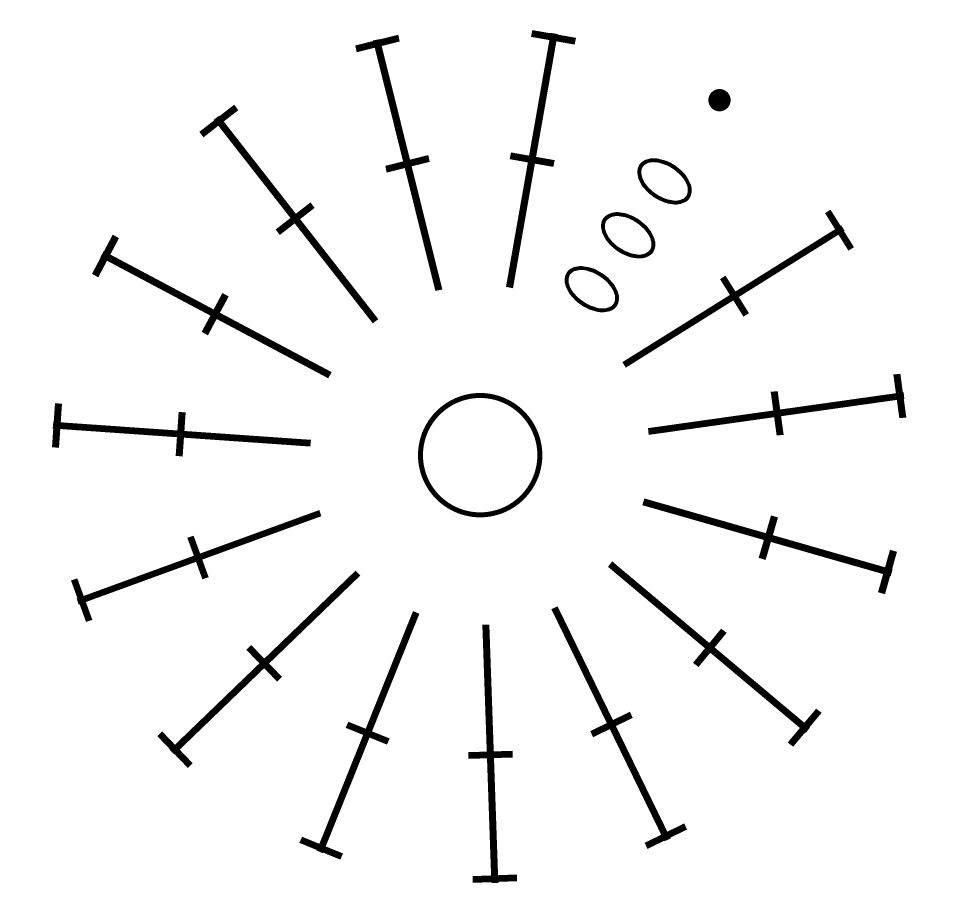
#> input picture crochet_rulepart/data/sample.png, 960 x 910 px
$ python crochet.py data/sample.png
#> lines starting #> are read from the running program, lines starting #| are printed output that depends on the picture; after the words box and inside, x2 and y2 are one past the last pixel; in counts of white or black regions, pixels touching at a corner belong together
### crochet_rulepart/detect/chart.py
"""도안 이미지 → Stitch[]. 연결요소와 구멍만 쓴다. 학습도 템플릿도 없다.

실물 도안(data/sample.png)을 재보고 정한 방침:

- 코 기호끼리는 서로 닿지 않는다 → ndimage.label 이 정확한 마스크를 준다.
  회전 템플릿 매칭보다 간단하고 실측에서 더 정확했다.
- 사슬(ch)은 닫힌 타원 = '구멍'이다 → 구멍을 세면 사슬 개수가 정확히 나온다.
  사슬끼리 붙어 한 덩어리가 돼도 개수가 흐트러지지 않는다.
- 매직링 내부도 구멍이며, 가장 큰 구멍이다 → 도안 중심을 그냥 준다.
  검출 좌표에 원을 맞추는 것보다 정확하다.
- 코의 각도는 bbox 중심이 아니라 픽셀 무게중심으로 잰다. T머리가 달린 기호는
  회전하면 bbox 중심이 밀린다 (실측: 간격 std 4.6도 -> 2.4도).

ponytail: 기호가 서로 닿는 도안(촘촘한 레이스, 여러 단이 맞붙는 경우)에서는
연결요소가 뭉친다. 그때는 뭉친 덩어리에만 회전 템플릿 매칭을 돌리는 쪽으로.
지금 도안은 전부 떨어져 있어서 필요 없다.
"""

import math

import numpy as np
from PIL import Image
from scipy import ndimage

from parser.models import Stitch

TWO_PI = 2 * math.pi

BORDER_INK = 0.8  # 이 비율 이상 잉크인 행/열은 캡처 테두리로 보고 자른다
MIN_BLOB_PX = 300  # 이보다 작은 덩어리/구멍은 잡티로 본다
RING_CLEAR = 1.15  # 링 반지름의 이 배 안쪽은 링 자체로 보고 무시
PROFILE_BINS = 24  # 폭 프로파일을 재는 반지름 방향 구간 수
BAR_WIDE = 2.2  # 기둥 폭의 이 배를 넘으면 가로획(빗금/T머리)
SHORT_FRAC = 0.35  # 길이가 중앙값의 이 배 미만이면 기둥 없는 기호

# 기둥에 그어진 빗금 개수 = 코 종류. 코바늘 표기의 표준 규칙이다.
# (프로파일의 가장 바깥 가로획은 T머리이므로 빗금 = 가로획 수 - 1)
CLASS_BY_BARS = {0: "hdc", 1: "dc", 2: "tr", 3: "dtr"}


def _otsu(a: np.ndarray) -> float:
    """양봉 히스토그램의 골을 찾는다. 스캔본의 회색 배경도 견디도록."""
    hist, _ = np.histogram(a, bins=256, range=(0, 256))
    total = hist.sum()
    w = np.cumsum(hist)
    m = np.cumsum(hist * np.arange(256))
    ok = (w > 0) & (total - w > 0)
    between = np.zeros(256)
    between[ok] = (m[-1] * w[ok] / total - m[ok]) ** 2 / (w[ok] * (total - w[ok]))
    return float(np.argmax(between))


def _crop_border(ink: np.ndarray) -> tuple[slice, slice]:
    """화면 캡처에 딸려온 검은 띠를 떨어낸다."""
    rows = np.nonzero(ink.mean(axis=1) <= BORDER_INK)[0]
    cols = np.nonzero(ink.mean(axis=0) <= BORDER_INK)[0]
    if not len(rows) or not len(cols):
        return slice(None), slice(None)
    return slice(rows[0], rows[-1] + 1), slice(cols[0], cols[-1] + 1)


def _polar(mask: np.ndarray, R: np.ndarray, TH: np.ndarray) -> tuple[float, float, float]:
    """마스크 한 덩어리의 (theta, root_r, head_r).

    theta 는 픽셀 각도의 원 평균. root/head 는 1/99 백분위 — 최소/최대를 그대로
    쓰면 안티에일리어싱 픽셀 하나에 끌려간다.
    """
    rr, tt = R[mask], TH[mask]
    theta = math.atan2(float(np.sin(tt).mean()), float(np.cos(tt).mean())) % TWO_PI
    return theta, float(np.percentile(rr, 1)), float(np.percentile(rr, 99))


def _bars(mask: np.ndarray, R: np.ndarray, TH: np.ndarray, r0: float, r1: float) -> int:
    """기둥을 뿌리에서 머리로 훑으며 가로획 개수를 센다.

    각 반지름 구간에서 기호가 차지하는 호 길이를 재면, 기둥은 좁고(획 두께)
    빗금과 T머리는 넓다. 넓은 구간이 몇 덩어리인지가 곧 가로획 개수다.
    실측(data/sample.png): dc 14개 전부 2 (빗금 1 + T머리 1), 기둥 폭 15~18px.
    """
    rr, tt = R[mask], TH[mask]
    mean_th = math.atan2(float(np.sin(tt).mean()), float(np.cos(tt).mean()))
    dt = (tt - mean_th + math.pi) % TWO_PI - math.pi  # 0/2pi 경계에서 펴기

    edges = np.linspace(r0, r1, PROFILE_BINS + 1)
    prof = np.zeros(PROFILE_BINS)
    for i in range(PROFILE_BINS):
        sel = (rr >= edges[i]) & (rr < edges[i + 1])
        if sel.sum() >= 3:
            prof[i] = float(dt[sel].max() - dt[sel].min()) * (edges[i] + edges[i + 1]) / 2

    pos = prof[prof > 0]
    if not len(pos):
        return 0
    return int(ndimage.label(prof > float(np.median(pos)) * BAR_WIDE)[1])


def load_chart(path: str) -> tuple[list[Stitch], tuple[float, float]]:
    """도안 이미지에서 코를 뽑는다. (Stitch 목록, 도안 중심) 반환.

    한 단짜리 도안 기준이다. 여러 단이면 반환된 Stitch 를 r 로 나눈 뒤
    (split_rounds) 단별로 detect_round_start 에 넘겨야 한다.
    """
    gray = np.asarray(Image.open(path).convert("L"), dtype=float)
    ink = gray < _otsu(gray)
    ink = ink[_crop_border(ink)]

    holes = ndimage.binary_fill_holes(ink) & ~ink
    hl, hn = ndimage.label(holes)
    hsz = ndimage.sum(holes, hl, range(1, hn + 1))

    # 가장 큰 구멍 = 도안 중심의 고리(매직링이든 사슬 고리든) 내부.
    # 중심과 링 반지름을 바로 준다 — 검출 좌표에 원을 맞추는 것보다 정확하다.
    if not hn or hsz.max() <= MIN_BLOB_PX * 4:
        raise ValueError(
            f"{path}: 중심 고리를 못 찾았다. 원형 모티브 도안이 맞는지, "
            "이진화가 됐는지(배경이 너무 어둡지 않은지) 확인할 것."
        )
    ring = int(np.argmax(hsz)) + 1
    cy, cx = ndimage.center_of_mass(hl == ring)
    r_ring = math.sqrt(float(hsz[ring - 1]) / math.pi)

    Y, X = np.mgrid[0 : ink.shape[0], 0 : ink.shape[1]]
    R = np.hypot(X - cx, Y - cy)
    TH = np.arctan2(cy - Y, X - cx) % TWO_PI

    out: list[Stitch] = []
    chain_holes = np.zeros_like(ink)

    # --- 사슬: 링 밖의 충분히 큰 구멍 하나 = 사슬 하나 ---
    for k in range(hn):
        if k + 1 == ring or hsz[k] < MIN_BLOB_PX:
            continue
        m = hl == k + 1
        if R[m].mean() < r_ring * RING_CLEAR:
            continue  # 링 이중선 사이의 틈
        chain_holes |= m
        theta, r0, r1 = _polar(m, R, TH)
        out.append(Stitch(len(out), "ch", (r0 + r1) / 2, theta, r0, r1))

    # --- 나머지 코: 링 밖 연결요소를 모양으로 분류한다 ---
    lbl, n = ndimage.label(ink & (R > r_ring * RING_CLEAR))
    sz = ndimage.sum(ink, lbl, range(1, n + 1))

    blobs = []
    for k in range(n):
        if sz[k] < MIN_BLOB_PX:
            continue  # 커서 자국 같은 잡티
        m = lbl == k + 1
        if (ndimage.binary_fill_holes(m) & chain_holes).any():
            continue  # 사슬이 든 덩어리 — 위에서 구멍으로 이미 셌다
        blobs.append((m, *_polar(m, R, TH)))

    if blobs:
        med_len = float(np.median([r1 - r0 for _, _, r0, r1 in blobs]))
        for m, theta, r0, r1 in blobs:
            if r1 - r0 < med_len * SHORT_FRAC:
                # 기둥이 없는 기호. 속이 찬 점이면 빼뜨기, 획이 있으면 짧은뜨기.
                cls = "slst" if _bars(m, R, TH, r0, r1) == 0 else "sc"
            else:
                cls = CLASS_BY_BARS.get(_bars(m, R, TH, r0, r1) - 1, "?")
            out.append(Stitch(len(out), cls, (r0 + r1) / 2, theta, r0, r1))

    return out, (float(cx), float(cy))


COLORS = {"ch": (0, 140, 255), "dc": (255, 40, 40), "hdc": (255, 150, 0),
          "tr": (190, 0, 190), "sc": (0, 170, 60), "slst": (120, 60, 0), "?": (0, 0, 0)}


# [31 lines left out: function overlay, not called in this run]


# [16 lines that do not run on import are left out]

### crochet_rulepart/parser/pattern.py
"""Stitch[] → 뜨개 텍스트. 스테이지 2 전체를 잇는 자리. 순수 함수."""

import math
from dataclasses import replace

from .models import Link, RoundStart, Stitch
from .order import is_closing_slst, link_round, order_round, split_rounds
from .start_point import detect_round_start

NAMES = {  # 영문 표기로 바꾸려면 이 표만 갈아끼우면 된다
    "ch": "사슬",
    "sc": "짧은뜨기",
    "hdc": "긴뜨기",
    "dc": "한길긴뜨기",
    "tr": "두길긴뜨기",
    "dtr": "세길긴뜨기",
    "slst": "빼뜨기",
    "?": "미분류",
}

MAX_UNIT = 8  # 반복 단위가 이보다 길면 펼쳐 쓰는 게 읽기 낫다
LOW_CONF = 0.6


def to_text(stitches: list[Stitch]) -> str:
    """도안 기호 전체를 단별 뜨개 텍스트로. 경고는 ⚠ 줄로 함께 낸다."""
    return render(parse(stitches))


# [9 lines left out: function render, not called in this run]


def parse(stitches: list[Stitch]) -> list[dict]:
    """단별 파싱 결과. 전부 JSON 으로 바로 나가는 값들이다.

    글자로 뭉치기 전 단계라 메인 쪽에서 단별로 렌더하든 경고만 뽑든 자유롭다.
    """
    rounds: list[dict] = []
    prev_items: list[Stitch] = []
    prev_theta: float | None = None
    prev_count = 0
    fallbacks = 0

    for n, items in enumerate(split_rounds(stitches), start=1):
        start = detect_round_start(items, prev_theta)
        ordered = order_round(items, start)
        links = link_round(ordered, prev_items, start)

        slots = _slots(items, ordered, start)
        count = len(slots)
        rounds.append({
            "n": n,
            "text": _body(ordered, links, start),
            "count": count,
            "warnings": _warn(start, ordered, links, prev_count, count, fallbacks),
            "start_deg": round(math.degrees(start.theta), 1),
            "source": start.source,
            "confidence": start.confidence,
        })

        fallbacks = fallbacks + 1 if start.source != "turning_chain" else 0
        prev_items, prev_theta, prev_count = slots, start.theta, count

    return rounds


# [97 lines left out: functions _slots, _body, _tokens, _rle, _period, _warn, not called in this run]

### crochet_rulepart/crochet.py
"""도안 이미지 → 뜨개 텍스트. 검출부와 파서부가 만나는 유일한 자리.

메인 프로젝트는 이 파일 하나만 보면 된다:

    from crochet import parse_chart
    result = parse_chart("도안.png")      # 그대로 jsonify 가능한 dict

CLI 로도 쓸 수 있다 (Node 에서 spawn 할 때는 --json):

    python crochet.py 도안.png                 # 텍스트만
    python crochet.py 도안.png --json          # stdout 으로 JSON 통째
    python crochet.py 도안.png 결과.png        # 검출 확인용 그림도 저장
"""

import sys
from dataclasses import asdict
from pathlib import Path

# 이 폴더를 통째로 남의 프로젝트에 떨궈도 detect/parser 가 잡히게 한다.
# 없으면 CLI 로는 되는데 `from crochet_rulepart.crochet import ...` 만 깨진다.
sys.path.insert(0, str(Path(__file__).resolve().parent))

from detect.chart import load_chart, overlay  # noqa: E402
from parser.pattern import parse, render  # noqa: E402


def parse_chart(image_path: str) -> dict:
    """도안 한 장을 파싱한다. 반환값은 전부 JSON 직렬화 가능한 값이다.

    - text     : 화면에 그대로 뿌릴 전체 텍스트
    - rounds   : 단별 결과 (n, text, count, warnings, start_deg, source, confidence)
    - stitches : 검출된 기호 전부. 오버레이나 교정 UI 용
    - warnings : 전 단의 경고를 모은 것. 비어 있으면 파싱이 깨끗했다는 뜻
    """
    stitches, (cx, cy) = load_chart(image_path)
#> in _otsu, `hist, _ = np.histogram(a, bins=256, range=(0, 256))`: hist = 256 values, max 832962 at index 255, min 0 at index 1, mean 3412.5
#> in _otsu, `total = hist.sum()`: total = 873600
#> in _otsu, `w = np.cumsum(hist)`: w = 256 values from 31235 to 873600
#> in _otsu, `m = np.cumsum(hist * np.arange(256))`: m = 256 values from 0 to 213608020
#> in load_chart, `ink = gray < _otsu(gray)`:
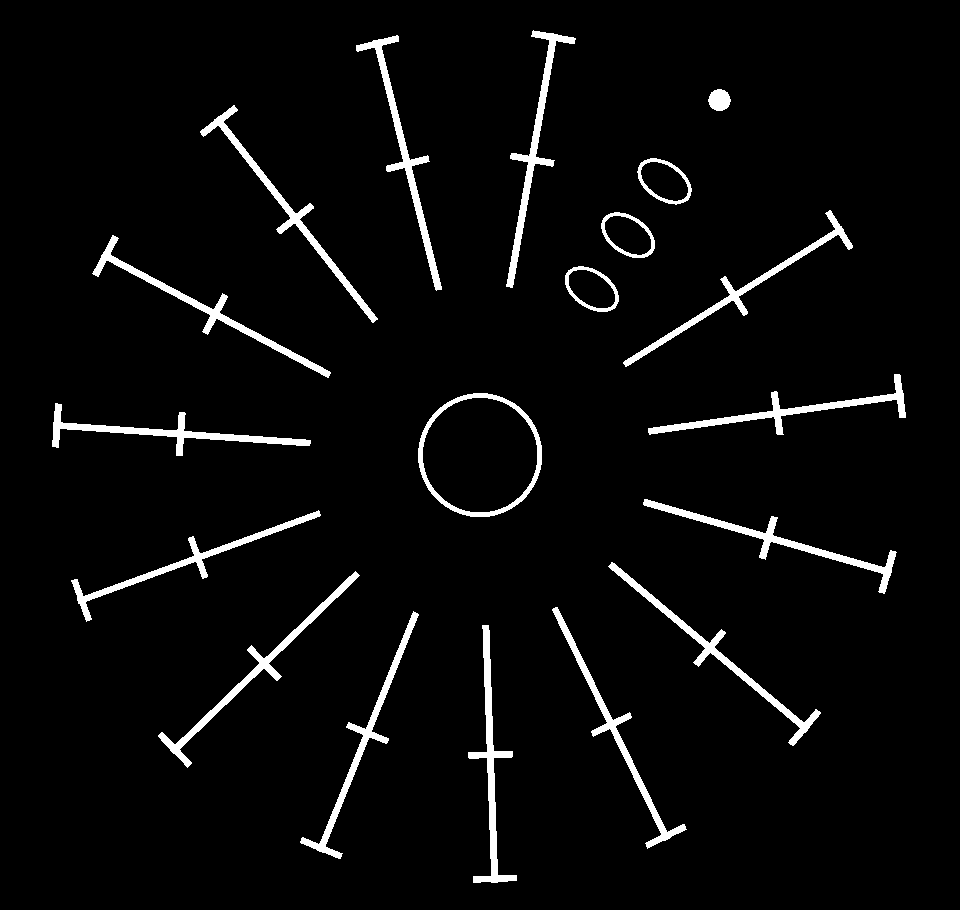
#> ink: shape (910, 960) bool; 4% white; 19 white regions, largest, box (x1, y1, x2, y2) and area: (506, 30, 576, 288) 2309, (643, 499, 897, 594) 2298, (468, 625, 517, 883) 2296
#> in _crop_border, `rows = np.nonzero(ink.mean(axis=1) <= BORDER_INK)[0]`: rows = 910 values from 0 to 909
#> in _crop_border, `cols = np.nonzero(ink.mean(axis=0) <= BORDER_INK)[0]`: cols = 960 values from 0 to 959
#> in load_chart, `hl, hn = ndimage.label(holes)`: hn = 4
#> in load_chart, `hsz = ndimage.sum(holes, hl, range(1, hn + 1))`: hsz = [1254, 1245, 1243, 10287]
#> in load_chart, `ring = int(np.argmax(hsz)) + 1`: ring = 4
#> in load_chart, `cy, cx = ndimage.center_of_mass(hl == ring)`: cy = 454.6; cx = 479.6
#> in load_chart, `r_ring = math.sqrt(float(hsz[ring - 1]) / math.pi)`: r_ring = 57.22
#> in load_chart, `TH = np.arctan2(cy - Y, X - cx) % TWO_PI`:
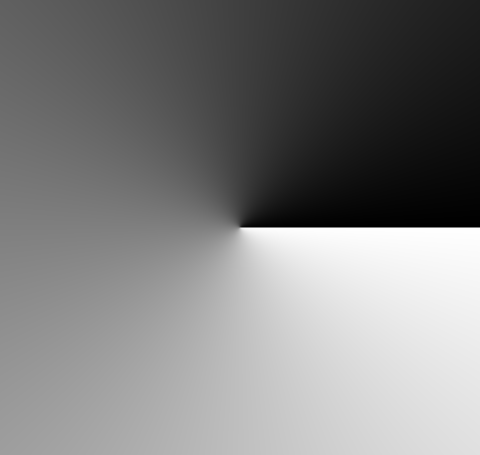
#> TH: shape (910, 960) float64 (shown at 1/2 size); min 0.00133, max 6.28, mean 3.14; drawn with min black and max white
#> the loop in load_chart, `for k in range(hn):` made 4 passes
#> (theta, r0, r1) on passes 1 to 3: (0.978, 315.9, 344.3), (0.978, 250.9, 279.2), (0.979, 186, 214.1)
#> after the loop in load_chart, `for k in range(hn):`:
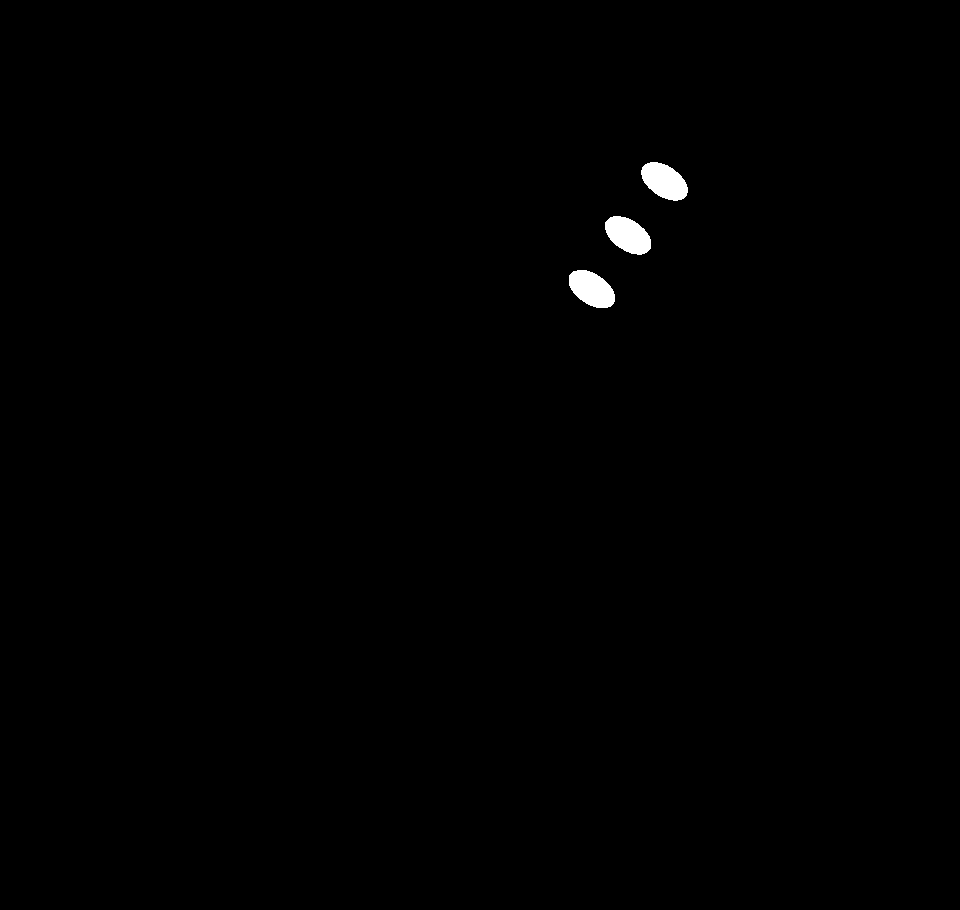
#> chain_holes: shape (910, 960) bool; 0.43% white; 3 white regions, box (x1, y1, x2, y2) and area: (641, 162, 688, 201) 1254, (605, 216, 651, 255) 1245, (569, 270, 615, 308) 1243
#> after the loop in load_chart, `for k in range(hn):`: out = 3 items
#> in load_chart, `lbl, n = ndimage.label(ink & (R > r_ring * RING_CLEAR))`:
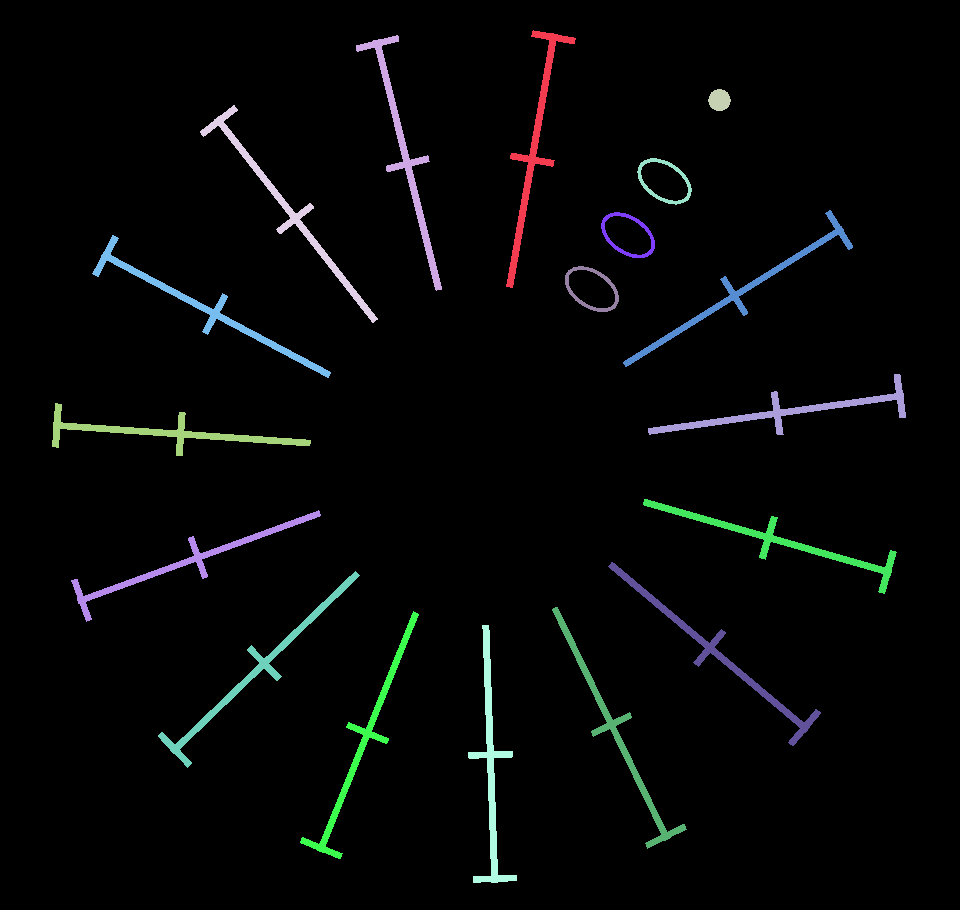
#> lbl: shape (910, 960) int32; 19 distinct labels, from 0 to 18; one colour per label, 0 black
#> in load_chart, `lbl, n = ndimage.label(ink & (R > r_ring * RING_CLEAR))`: n = 18
#> in load_chart, `sz = ndimage.sum(ink, lbl, range(1, n + 1))`: sz = 18 values, max 2309 at index 0, min 384 at index 2, mean 1847.6
#> the loop in load_chart, `for k in range(n):` made 18 passes
#> theta in _polar on passes 1, 2, 3, 4, 6, 8, 10, 11: 1.4, 1.82, 0.978, 2.23, 0.559, 2.65, 0.14, 3.07
#> after the loop in load_chart, `for k in range(n):`:
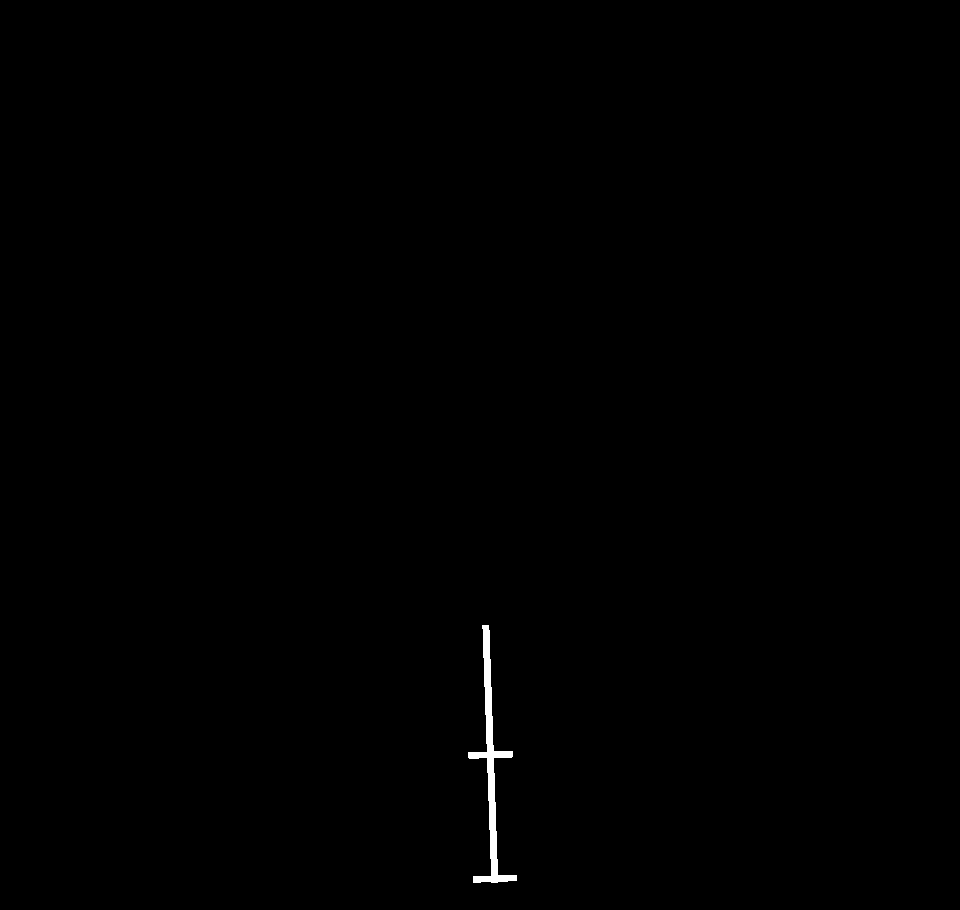
#> m: shape (910, 960) bool; 0.26% white; 1 white region, box (x1, y1, x2, y2) and area: (468, 625, 517, 883) 2296
#> after the loop in load_chart, `for k in range(n):`: blobs = 15 items
#> in load_chart, `med_len = float(np.median([r1 - r0 for _, _, r0, r1 in blobs]))`: med_len = 253.6
#> the loop in load_chart, `for m, theta, r0, r1 in blobs:` made 15 passes
#> (theta, r0, r1, cls) on passes 1 to 8: (1.4, 173.7, 427.3, 'dc'), (1.82, 173.4, 427.3, 'dc'), (0.978, 417.9, 438.4, 'slst'), (2.23, 173.3, 427.3, 'dc'), (0.559, 173.5, 426.9, 'dc'), (2.65, 173.5, 427.5, 'dc'), (0.14, 173.2, 427.1, 'dc'), (3.07, 173.9, 427.4, 'dc')
#> after the loop in load_chart, `for m, theta, r0, r1 in blobs:`: out = 18 items
#> stitches = 18 items; cx = 479.6; cy = 454.6
    rounds = parse(stitches)
#> after the loop in parse, `for n, items in enumerate(split_rounds(stitches), start=1):`: rounds = []
    return {
        "text": render(rounds),
        "rounds": rounds,
        "stitches": [asdict(s) for s in stitches],
        "center": {"x": cx, "y": cy},
        "confidence": min((r["confidence"] for r in rounds), default=0.0),
        "warnings": [w for r in rounds for w in r["warnings"]],
    }


if __name__ == "__main__":
    import json

    args = [a for a in sys.argv[1:] if a != "--json"]
    src = args[0] if args else "data/sample.png"
#> (the run stopped early here; a loop or call above may not have finished)
